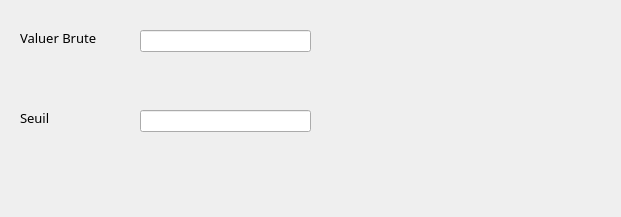
         <widget class="QWidget" name="page_33">
          <property name="geometry">
           <rect>
            <x>0</x>
            <y>0</y>
            <width>621</width>
            <height>217</height>
           </rect>
          </property>
          <attribute name="label">
           <string>Hospitalité</string>
          </attribute>
          <widget class="QLineEdit" name="s3_soc_hospitalite_vb">
           <property name="geometry">
            <rect>
             <x>140</x>
             <y>30</y>
             <width>171</width>
             <height>22</height>
            </rect>
           </property>
          </widget>
          <widget class="QLabel" name="label_131">
           <property name="geometry">
            <rect>
             <x>20</x>
             <y>30</y>
             <width>101</width>
             <height>16</height>
            </rect>
           </property>
           <property name="font">
            <font>
             <family>Uni Sans Book</family>
             <pointsize>10</pointsize>
             <weight>50</weight>
             <italic>false</italic>
             <bold>false</bold>
            </font>
           </property>
           <property name="styleSheet">
            <string notr="true">font: 10pt &quot;Uni Sans Book&quot;;</string>
           </property>
           <property name="text">
            <string>Valuer Brute</string>
           </property>
          </widget>
          <widget class="QLabel" name="label_132">
           <property name="geometry">
            <rect>
             <x>20</x>
             <y>110</y>
             <width>101</width>
             <height>16</height>
            </rect>
           </property>
           <property name="font">
            <font>
             <family>Uni Sans Book</family>
             <pointsize>10</pointsize>
             <weight>50</weight>
             <italic>false</italic>
             <bold>false</bold>
            </font>
           </property>
           <property name="styleSheet">
            <string notr="true">font: 10pt &quot;Uni Sans Book&quot;;</string>
           </property>
           <property name="text">
            <string>Seuil</string>
           </property>
          </widget>
          <widget class="QLineEdit" name="s3_soc_hospitalite_seuil">
           <property name="geometry">
            <rect>
             <x>140</x>
             <y>110</y>
             <width>171</width>
             <height>22</height>
            </rect>
           </property>
          </widget>
         </widget>
